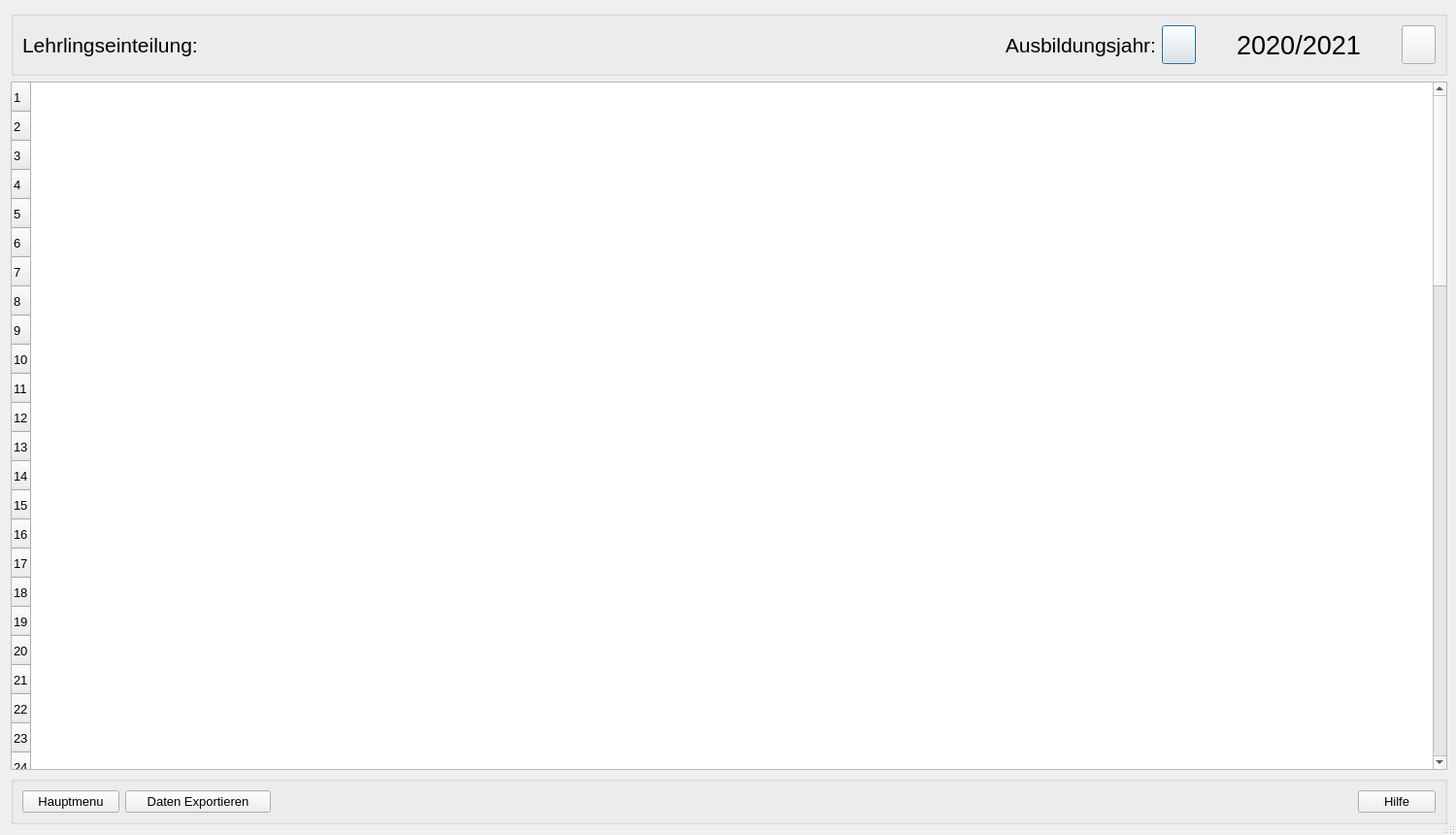
<?xml version="1.0" encoding="UTF-8"?>
<ui version="4.0">
 <class>Dialog</class>
 <widget class="QDialog" name="Dialog">
  <property name="geometry">
   <rect>
    <x>0</x>
    <y>0</y>
    <width>1500</width>
    <height>860</height>
   </rect>
  </property>
  <property name="minimumSize">
   <size>
    <width>1500</width>
    <height>860</height>
   </size>
  </property>
  <property name="windowTitle">
   <string>Dialog</string>
  </property>
  <property name="sizeGripEnabled">
   <bool>true</bool>
  </property>
  <layout class="QVBoxLayout" name="verticalLayout">
   <item>
    <widget class="QGroupBox" name="groupBox_2">
     <property name="sizePolicy">
      <sizepolicy hsizetype="Fixed" vsizetype="Fixed">
       <horstretch>0</horstretch>
       <verstretch>0</verstretch>
      </sizepolicy>
     </property>
     <property name="minimumSize">
      <size>
       <width>1480</width>
       <height>0</height>
      </size>
     </property>
     <property name="maximumSize">
      <size>
       <width>1480</width>
       <height>16777215</height>
      </size>
     </property>
     <property name="title">
      <string/>
     </property>
     <layout class="QHBoxLayout" name="horizontalLayout_2">
      <item>
       <widget class="QLabel" name="label">
        <property name="minimumSize">
         <size>
          <width>240</width>
          <height>0</height>
         </size>
        </property>
        <property name="font">
         <font>
          <pointsize>16</pointsize>
         </font>
        </property>
        <property name="text">
         <string>Lehrlingseinteilung:</string>
        </property>
       </widget>
      </item>
      <item>
       <spacer name="horizontalSpacer">
        <property name="orientation">
         <enum>Qt::Horizontal</enum>
        </property>
        <property name="sizeType">
         <enum>QSizePolicy::Fixed</enum>
        </property>
        <property name="sizeHint" stdset="0">
         <size>
          <width>900</width>
          <height>20</height>
         </size>
        </property>
       </spacer>
      </item>
      <item>
       <widget class="QLabel" name="label_2">
        <property name="sizePolicy">
         <sizepolicy hsizetype="Fixed" vsizetype="Preferred">
          <horstretch>0</horstretch>
          <verstretch>0</verstretch>
         </sizepolicy>
        </property>
        <property name="font">
         <font>
          <pointsize>16</pointsize>
         </font>
        </property>
        <property name="text">
         <string>Ausbildungsjahr:</string>
        </property>
        <property name="alignment">
         <set>Qt::AlignRight|Qt::AlignTrailing|Qt::AlignVCenter</set>
        </property>
       </widget>
      </item>
      <item>
       <widget class="QPushButton" name="pB_leftArrow">
        <property name="sizePolicy">
         <sizepolicy hsizetype="Fixed" vsizetype="Preferred">
          <horstretch>0</horstretch>
          <verstretch>0</verstretch>
         </sizepolicy>
        </property>
        <property name="minimumSize">
         <size>
          <width>35</width>
          <height>0</height>
         </size>
        </property>
        <property name="font">
         <font>
          <pointsize>21</pointsize>
          <weight>75</weight>
          <bold>true</bold>
         </font>
        </property>
        <property name="text">
         <string/>
        </property>
        <property name="icon">
         <iconset>
          <normaloff>../../_Symbole/UsedSymbols/keyboard-left-arrow-button_icon-icons.com_72692.ico</normaloff>../../_Symbole/UsedSymbols/keyboard-left-arrow-button_icon-icons.com_72692.ico</iconset>
        </property>
       </widget>
      </item>
      <item>
       <widget class="QLabel" name="lbl_Ausbildungsjahr">
        <property name="sizePolicy">
         <sizepolicy hsizetype="Preferred" vsizetype="Preferred">
          <horstretch>0</horstretch>
          <verstretch>0</verstretch>
         </sizepolicy>
        </property>
        <property name="minimumSize">
         <size>
          <width>200</width>
          <height>0</height>
         </size>
        </property>
        <property name="maximumSize">
         <size>
          <width>250</width>
          <height>16777215</height>
         </size>
        </property>
        <property name="font">
         <font>
          <pointsize>20</pointsize>
         </font>
        </property>
        <property name="text">
         <string>2020/2021</string>
        </property>
        <property name="alignment">
         <set>Qt::AlignCenter</set>
        </property>
       </widget>
      </item>
      <item>
       <widget class="QPushButton" name="pB_rightArrow">
        <property name="sizePolicy">
         <sizepolicy hsizetype="Fixed" vsizetype="Preferred">
          <horstretch>0</horstretch>
          <verstretch>0</verstretch>
         </sizepolicy>
        </property>
        <property name="minimumSize">
         <size>
          <width>35</width>
          <height>0</height>
         </size>
        </property>
        <property name="font">
         <font>
          <pointsize>21</pointsize>
          <weight>75</weight>
          <bold>true</bold>
         </font>
        </property>
        <property name="text">
         <string/>
        </property>
        <property name="icon">
         <iconset>
          <normaloff>../../_Symbole/UsedSymbols/keyboard-right-arrow-button-1_icon-icons.com_72690.ico</normaloff>../../_Symbole/UsedSymbols/keyboard-right-arrow-button-1_icon-icons.com_72690.ico</iconset>
        </property>
       </widget>
      </item>
     </layout>
    </widget>
   </item>
   <item>
    <widget class="QTableWidget" name="tW_Lehrlingseinteilung">
     <property name="sizePolicy">
      <sizepolicy hsizetype="Expanding" vsizetype="Ignored">
       <horstretch>0</horstretch>
       <verstretch>0</verstretch>
      </sizepolicy>
     </property>
     <property name="minimumSize">
      <size>
       <width>1480</width>
       <height>700</height>
      </size>
     </property>
     <property name="font">
      <font>
       <pointsize>10</pointsize>
      </font>
     </property>
     <property name="styleSheet">
      <string notr="true"/>
     </property>
     <property name="rowCount">
      <number>80</number>
     </property>
     <row/>
     <row/>
     <row/>
     <row/>
     <row/>
     <row/>
     <row/>
     <row/>
     <row/>
     <row/>
     <row/>
     <row/>
     <row/>
     <row/>
     <row/>
     <row/>
     <row/>
     <row/>
     <row/>
     <row/>
     <row/>
     <row/>
     <row/>
     <row/>
     <row/>
     <row/>
     <row/>
     <row/>
     <row/>
     <row/>
     <row/>
     <row/>
     <row/>
     <row/>
     <row/>
     <row/>
     <row/>
     <row/>
     <row/>
     <row/>
     <row/>
     <row/>
     <row/>
     <row/>
     <row/>
     <row/>
     <row/>
     <row/>
     <row/>
     <row/>
     <row/>
     <row/>
     <row/>
     <row/>
     <row/>
     <row/>
     <row/>
     <row/>
     <row/>
     <row/>
     <row/>
     <row/>
     <row/>
     <row/>
     <row/>
     <row/>
     <row/>
     <row/>
     <row/>
     <row/>
     <row/>
     <row/>
     <row/>
     <row/>
     <row/>
     <row/>
     <row/>
     <row/>
     <row/>
     <row/>
    </widget>
   </item>
   <item>
    <widget class="QGroupBox" name="groupBox">
     <property name="sizePolicy">
      <sizepolicy hsizetype="Fixed" vsizetype="Fixed">
       <horstretch>0</horstretch>
       <verstretch>0</verstretch>
      </sizepolicy>
     </property>
     <property name="minimumSize">
      <size>
       <width>1480</width>
       <height>0</height>
      </size>
     </property>
     <property name="title">
      <string/>
     </property>
     <layout class="QHBoxLayout" name="horizontalLayout">
      <item>
       <widget class="QPushButton" name="pB_Mainmenu">
        <property name="minimumSize">
         <size>
          <width>100</width>
          <height>0</height>
         </size>
        </property>
        <property name="font">
         <font>
          <pointsize>10</pointsize>
         </font>
        </property>
        <property name="text">
         <string>Hauptmenu</string>
        </property>
        <property name="icon">
         <iconset>
          <normaloff>../../_Symbole/UsedSymbols/log-out_icon-icons.com_50106.ico</normaloff>../../_Symbole/UsedSymbols/log-out_icon-icons.com_50106.ico</iconset>
        </property>
       </widget>
      </item>
      <item>
       <widget class="QPushButton" name="pB_Export_Data">
        <property name="minimumSize">
         <size>
          <width>150</width>
          <height>0</height>
         </size>
        </property>
        <property name="font">
         <font>
          <pointsize>10</pointsize>
         </font>
        </property>
        <property name="text">
         <string>Daten Exportieren</string>
        </property>
        <property name="icon">
         <iconset>
          <normaloff>../../_Symbole/UsedSymbols/reporting_noun_report_document_file_icon_148360.ico</normaloff>../../_Symbole/UsedSymbols/reporting_noun_report_document_file_icon_148360.ico</iconset>
        </property>
       </widget>
      </item>
      <item>
       <spacer name="horizontalSpacer_2">
        <property name="orientation">
         <enum>Qt::Horizontal</enum>
        </property>
        <property name="sizeHint" stdset="0">
         <size>
          <width>40</width>
          <height>20</height>
         </size>
        </property>
       </spacer>
      </item>
      <item>
       <widget class="QPushButton" name="pB_Help">
        <property name="font">
         <font>
          <pointsize>10</pointsize>
         </font>
        </property>
        <property name="text">
         <string>Hilfe</string>
        </property>
        <property name="icon">
         <iconset>
          <normaloff>../../_Symbole/UsedSymbols/info_13213.ico</normaloff>../../_Symbole/UsedSymbols/info_13213.ico</iconset>
        </property>
       </widget>
      </item>
     </layout>
    </widget>
   </item>
  </layout>
 </widget>
 <resources/>
 <connections/>
</ui>
